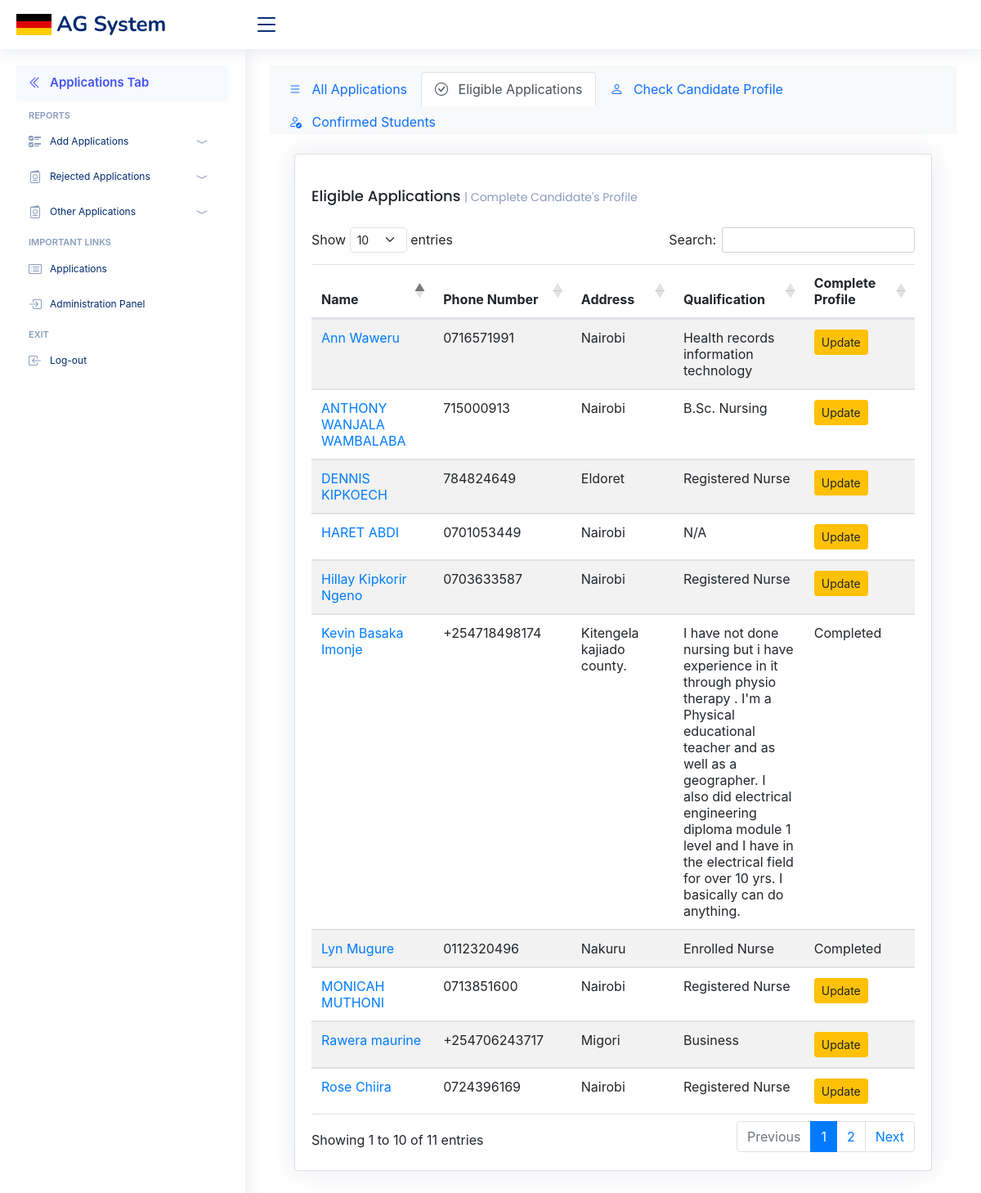
The app's page /responses (signed in) with its own data.
### crmpage/models.py (models this page shows)
class Application(models.Model):
    timestamp = models.CharField(max_length=255, blank=True, null=True)
    name = models.CharField(max_length=255, blank=True, null=True)
    phone_number = models.CharField(max_length=255, blank=True, null=True)
    email = models.CharField(max_length=255, blank=True, null=True)
    age = models.CharField(max_length=255, blank=True, null=True)
    qualification = models.TextField(blank=True, null=True)
    location = models.CharField(max_length=255, blank=True, null=True)
    level_of_german = models.CharField(max_length=255, blank=True, null=True)
    enrol_in_course = models.CharField(max_length=255, blank=True, null=True)
    questions = models.CharField(max_length=255, blank=True, null=True)
    time_for_class = models.CharField(max_length=255, blank=True, null=True)
    online_or_physical = models.CharField(max_length=255, blank=True, null=True)
    days_for_class = models.CharField(max_length=255, blank=True, null=True)
    license_number = models.CharField(max_length=255, blank=True, null=True)
    Reply = models.CharField(max_length=50, null=True, choices=ELIGIBILITY, default='Pending')
    sheet2application = models.ForeignKey(Sheet2Application, on_delete=models.CASCADE, null=True, blank=True)

### crmpage/views.py (the view)
# urls.py: path('responses', views.separation, name="responses"),
def separation(request):
    data = Application.objects.all()
    sheet2 = Sheet2Application.objects.all()  # Assuming Sheet2Application is your model for sheet2 data
    candidates = Candidate.objects.all()
    candidate_emails = set(candidate.email_address for candidate in candidates)
    context = {'data': data, 'sheet2': sheet2, 'candidates': candidates, 'candidate_emails': candidate_emails}
    return render(request, 'responses.html', context)

### crmpage/templates/responses.html (shortened to what this page needs)
{% load static %}
<html lang="en">
<head>
    <link href="{% static 'vendor/bootstrap/css/bootstrap.min.css' %}" rel="stylesheet">
    <link href="{% static 'vendor/bootstrap-icons/bootstrap-icons.css' %}" rel="stylesheet">
    <link href="{% static 'vendor/boxicons/css/boxicons.min.css' %}" rel="stylesheet">
    <link href="{% static 'vendor/quill/quill.snow.css' %}" rel="stylesheet">
    <link href="{% static 'vendor/quill/quill.bubble.css' %}" rel="stylesheet">
    <link href="{% static 'vendor/remixicon/remixicon.css' %}" rel="stylesheet">
    <link href="{% static 'vendor/simple-datatables/style.css' %}" rel="stylesheet">
    <link href="{% static '/css/style.css' %}" rel="stylesheet">
    <link rel="stylesheet" href="https://cdnjs.cloudflare.com/ajax/libs/twitter-bootstrap/5.3.0/css/bootstrap.min.css">
    <link rel="stylesheet" href="https://cdn.datatables.net/1.13.7/css/dataTables.bootstrap5.min.css">
    <link rel="stylesheet" href="https://stackpath.bootstrapcdn.com/bootstrap/4.5.2/css/bootstrap.min.css">
    <link rel="stylesheet" href="https://stackpath.bootstrapcdn.com/bootstrap/4.3.1/css/bootstrap.min.css">
</head>
<body>
<header id="header" class="header fixed-top d-flex align-items-center">
    <div class="d-flex align-items-center justify-content-between">
        <a href="/" class="logo d-flex align-items-center">
            <img src="{% static 'img/german_flag.png' %}" alt="">
            <span class="d-none d-lg-block">AG System</span>
        </a>
        <i class="bi bi-list toggle-sidebar-btn"></i>
    </div>
</header>
{% if user.is_authenticated %}
<aside id="sidebar" class="sidebar">
    <ul class="sidebar-nav" id="sidebar-nav">
        <li class="nav-item">
            <a class="nav-link " href="applications">
                <i class="bi bi-chevron-double-left"></i>
                <span>Applications Tab</span>
            </a>
        </li>
        <li class="nav-heading">Reports</li>
        <li class="nav-item">
            <a class="nav-link collapsed" data-bs-target="#icons-nav" data-bs-toggle="collapse" href="#">
                <i class="bi bi-ui-checks"></i>
                <small> <span>Add Applications</span></small>
                <i class="bi bi-chevron-compact-down ms-auto"></i>
            </a>
        </li>
        <li class="nav-item">
            <a class="nav-link collapsed" data-bs-target="#responses-nav1" data-bs-toggle="collapse" href="#">
                <i class="bi bi-passport"></i>
                <small> <span>Rejected Applications</span></small>
                <i class="bi bi-chevron-compact-down ms-auto"></i>
            </a>
        </li>
                <li class="nav-item">
            <a class="nav-link collapsed" data-bs-target="#responses-nav2" data-bs-toggle="collapse" href="#">
                <i class="bi bi-passport"></i>
                <small> <span>Other Applications</span></small>
                <i class="bi bi-chevron-compact-down ms-auto"></i>
            </a>
        </li>
                    <li class="nav-heading">Important Links</li>
      <li class="nav-item">
        <a class="nav-link collapsed" href="applications">
          <i class="bi bi-card-list"></i>
         <small><span>Applications</span></small>
        </a>
      </li>
      <li class="nav-item">
        <a class="nav-link collapsed" href="/admin">
          <i class="bi bi-box-arrow-in-right"></i>
         <small><span>Administration Panel</span></small>
        </a>
      </li>
                        <li class="nav-heading">EXIT</li>
        <li class="nav-item">
            <a class="nav-link collapsed" href="logout">
                <i class="bi bi-box-arrow-in-left"></i>
               <small><span>Log-out</span></small>
            </a>
        </li>
    </ul>
</aside>
<main id="main" class="main">
<div class="navbar navbar-expand-lg navbar-light bg-light">
    <ul class="nav nav-tabs card-header-tabs">
        <li class="nav-item">
            <a class="nav-link"  href="{% url 'applications' %}">
                <i class="bi bi-list"></i>
                <span class="ms-2">All Applications</span>
            </a>
        </li>
        <li class="nav-item">
            <a class="nav-link active" aria-current="true" href="{% url 'responses' %}">
                <i class="bi bi-check-circle"></i>
                <span class="ms-2">Eligible Applications</span>
            </a>
        </li>
        <li class="nav-item">
            <a class="nav-link" href="{% url 'candidate_list' %}">
                <i class="bi bi-person"></i>
                <span class="ms-2">Check Candidate Profile</span>
            </a>
        </li>
        <li class="nav-item">
            <a class="nav-link" href="{% url 'student-card' %}">
                <i class="bi bi-person-check"></i>
                <span class="ms-2">Confirmed Students</span>
            </a>
        </li>
    </ul>
</div>
        <br>
    <div class="col-12">
        <div class="container">
            <div class="card recent-sales overflow-auto">
                <div class="card-body">
                    <h5 class="card-title">Eligible Applications <span>| Complete Candidate's Profile</span>
                    </h5>
                    <table id="example1" class="table table-striped" style="width:100%">
                        <thead>
                        <tr>
                            <th>Name</th>
                            <th>Phone Number</th>
                            <th>Address</th>
                            <th>Qualification</th>
                            <th>Complete Profile</th>
                        </tr>
                        </thead>
                        <tbody>
                        {% for data in data %}
                        {% if data.Reply == 'Eligible' %}
                        <tr>
                            <td style="width: 10%">
                                <a href="#"  data-toggle="modal"
                                   data-target="#myModal{{ data.id }}">
                                    {{ data.name }}
                                </a>
                            </td>
                            <td style="width: 10%">{{ data.phone_number }}</td>
                            <td style="width: 10%">{{ data.location }}</td>
                            <td style="width: 10%">{{ data.qualification }}</td>
                            <td style="width: 10%">
                                {% if data.email in candidate_emails %}
                                Completed
                                {% else %}
                                <a href="add-candidate" class="btn btn-warning btn-sm" role="button"
                                   aria-pressed="true">
                                    Update
                                </a>
                                {% endif %}
                            </td>
                            </tr>
                            {% endif %}
                            {% endfor %}
                            </tbody>
                        </table>
                </div>
            </div>
        </div>
    </div>
    {% endif %}
</main>
</body>
</html>

### crmpage/static/css/style.css (style rules this page uses)
:root { scroll-behavior: smooth; }
body { font-family: "Open Sans", sans-serif; background: #f6f9ff; color: #444444; }
a { color: #4154f1; text-decoration: none; }
h1, h2, h3, h4, h5, h6 { font-family: "Nunito", sans-serif; }
#main { margin-top: 60px; padding: 20px 30px; transition: all 0.3s; }
.card { margin-bottom: 30px; border: none; border-radius: 5px; box-shadow: 0px 0 30px rgba(1, 41, 112, 0.1); }
.card-title { padding: 20px 0 15px 0; font-size: 18px; font-weight: 500; color: #012970; font-family: "Poppins", sans-serif; }
.card-title span { color: #899bbd; font-size: 14px; font-weight: 400; }
.card-body { padding: 0 20px 20px 20px; }
.logo { line-height: 1; }
@media (min-width: 1200px) { .logo { width: 280px; } }
.logo img { max-height: 26px; margin-right: 6px; }
.logo span { font-size: 26px; font-weight: 700; color: #012970; font-family: "Nunito", sans-serif; }
.header { transition: all 0.5s; z-index: 997; height: 60px; box-shadow: 0px 2px 20px rgba(1, 41, 112, 0.1); background-color: #fff; padding-left: 20px; }
.header .toggle-sidebar-btn { font-size: 32px; padding-left: 10px; cursor: pointer; color: #012970; }
.sidebar { position: fixed; top: 60px; left: 0; bottom: 0; width: 300px; z-index: 996; transition: all 0.3s; padding: 20px; overflow-y: auto; scrollbar-width: thin; scrollbar-color: #aab7cf transparent; box-shadow: 0px 0px 20px rgba(1, 41, 112, 0.1); background-color: #fff; }
@media (min-width: 1200px) { #main, #footer { margin-left: 300px; } }
.sidebar-nav { padding: 0; margin: 0; list-style: none; }
.sidebar-nav li { padding: 0; margin: 0; list-style: none; }
.sidebar-nav .nav-item { margin-bottom: 5px; }
.sidebar-nav .nav-heading { font-size: 11px; text-transform: uppercase; color: #899bbd; font-weight: 600; margin: 10px 0 5px 15px; }
.sidebar-nav .nav-link { display: flex; align-items: center; font-size: 15px; font-weight: 600; color: #4154f1; transition: 0.3; background: #f6f9ff; padding: 10px 15px; border-radius: 4px; }
.sidebar-nav .nav-link i { font-size: 16px; margin-right: 10px; color: #4154f1; }
.sidebar-nav .nav-link.collapsed { color: #012970; background: #fff; }
.sidebar-nav .nav-link.collapsed i { color: #899bbd; }

### records on screen
Application: name "Kevin Basaka Imonje", phone_number "+254718498174", location "Kitengela kajiado county.", qualification "I have not done nursing but i have experience in it through physio therapy . I'm a Physical educational teacher and as well as a geographer. I also did electrical engineering diploma module 1 level and I have in the electrical field for over 10 yrs. I basically can do anything.", shows "Completed"
Application: name "Lyn Mugure", phone_number "0112320496", location "Nakuru", qualification "Enrolled Nurse", shows "Completed"
Application: name "ANTHONY WANJALA WAMBALABA", phone_number "715000913", location "Nairobi", qualification "B.Sc. Nursing", shows "Update"
Application: name "HARET ABDI", phone_number "0701053449", location "Nairobi", qualification "N/A", shows "Update"
Application: name "Hillay Kipkorir Ngeno", phone_number "0703633587", location "Nairobi", qualification "Registered Nurse", shows "Update"
Application: name "DENNIS KIPKOECH", phone_number "784824649", location "Eldoret", qualification "Registered Nurse", shows "Update"
Application: name "Ann Waweru", phone_number "0716571991", location "Nairobi", qualification "Health records information technology", shows "Update"
Application: name "Rose Chiira", phone_number "0724396169", location "Nairobi", qualification "Registered Nurse", shows "Update"
Application: name "Rawera maurine", phone_number "+254706243717", location "Migori", qualification "Business", shows "Update"
Application: name "MONICAH MUTHONI", phone_number "0713851600", location "Nairobi", qualification "Registered Nurse", shows "Update"
